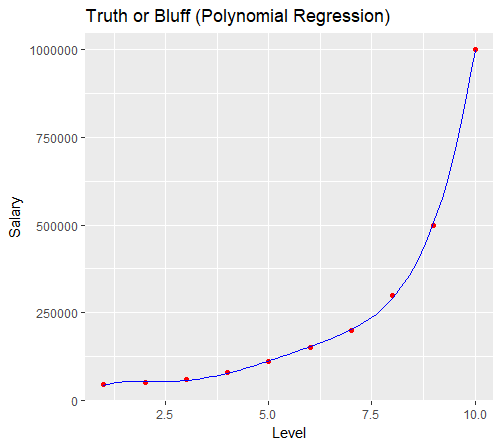

The script that drew this image:
# author - Prashant bhat
# Polynomial regresssion 
dataset = read.csv('Position_Salaries.csv')

# fitting data to polynomial regression 
# use linear model along with polynomial function to fit your model
x_grid = dataset$Level
fit = lm(formula = dataset$Salary ~ poly(x_grid, degree = 5, raw = TRUE), data = dataset)
predict(fit, data.frame(x_grid = 7))

# Visualising the Regression Model results (for higher resolution and smoother curve)
# install.packages('ggplot2')
library(ggplot2)
x_grid = seq(min(dataset$Level), max(dataset$Level), 0.1)
ggplot() +
  geom_point(aes(x = dataset$Level, y = dataset$Salary), colour = 'red') +
  geom_line(aes(x = x_grid, y = predict(fit, newdata = data.frame(Level = x_grid))), colour = 'blue') +
  ggtitle('Truth or Bluff (Polynomial Regression)') +
  xlab('Level') +
  ylab('Salary')

# IMPORTANT NOTE 
# newdata names in lm() and predict should match. Otherwise you would get a warning 
